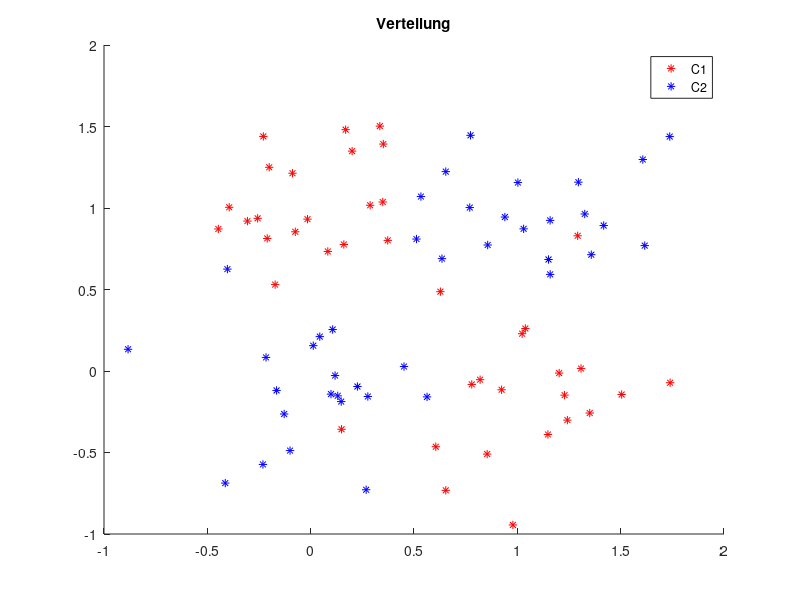

This figure's MATLAB source:
#! /usr/bin/octave -qf


#global DATA = [
#-1 -1 -1
#2 2 1
#-3 -3 -1
#1 2 1
#1 3 1
#1 4 1
#];
global DATA = [
1 1
1 3
2 2
3 1
3 3
#####
1 -1
1 -2
1.5 -1.5
2 -1
2 -2
######
-3 1
-3 2
-2.5 1.5
-2 1
-2 2
]


global mu = [0, 1; 1, 0; 0, 0; 1, 1];
global sigma = sqrt(0.1);
global nSampPerClass = 40;

# Generate samples
function _samples = generateSamples()
	global mu;
	global sigma;
	global nSampPerClass;
	_samples = [];
	samplesC1X = [];
	samplesC1Y = [];
	samplesC2X = [];
	samplesC2Y = [];

	subC1 = [[], []; [], []];
	subC2 = [[], []; [], []];
	for p = 1:2
		for d = 1:2
			myMu = mu(p, d);
			for s = 1:nSampPerClass
				subC1(p, d, s) = myMu + sigma*randn;
			endfor
		endfor
	endfor
	for p = 1:2
		for d = 1:2
			myMu = mu(2+p, d);
			for s = 1:nSampPerClass
				subC2(p, d, s) = myMu + sigma*randn;
			endfor
		endfor
	endfor

	for s = 1:nSampPerClass
		ci = 1 + mod(s, 2);
		x = subC1(ci, 1, s);
		y = subC1(ci, 2, s);
		samplesC1X(end+1) = x;
		samplesC1Y(end+1) = y;
	endfor

	for s = 1:nSampPerClass
		ci = 1 + mod(s, 2);
		x = subC2(ci, 1, s);
		y = subC2(ci, 2, s);
		samplesC2X(end+1) = x;
		samplesC2Y(end+1) = y;
	endfor

	_samples = [samplesC1Y; samplesC1X; samplesC2Y; samplesC2X];
endfunction

mySamples = generateSamples();

hold on
plot(mySamples(1,:), mySamples(2,:), 'r*');
plot(mySamples(3,:), mySamples(4,:), 'b*');
hold off
title("Verteilung")
legend(["C1"; "C2"]);
print("initial.png", "-dpng")


# measure distance between two data points
function _distance = distance(p1, p2)
	_distance = norm(p1-p2);
endfunction

# convenience function to access a datapoint
function _point = get_point(DATA, index)
	n = length(DATA);
	_point = [DATA(index); DATA(index + n)];
endfunction

# 9.1 k Nearest Neighbors
function _knn = knn(point, k)
	global DATA;
	distances = [];
	n = length(DATA);
	for i = 1:n # iterate over all points
		p2 = get_point(DATA, i); # get current point
		distances = [distances; distance(point, p2), DATA(i + 2 * n)]; # add distance and target of current point
	endfor
	distances = sortrows(distances); # sort rows (by first column -> sort by distance ascending)
	distances(k+1:end,:)=[]; # delete everything except the first k rows
	s = sum(distances, 1); # sum along the cols
	s(:,1) = []; # keep only the +1/-1 sum
	if (s < 0) # evalute the voting
		_knn = -1;
	else
		_knn = 1;
	endif
	
endfunction


# 9.2 Parzen Windows
function _pn = pn(point)


endfunction



# 9.3 RBF Network

function _phi = phi(x, t, sigma)
	_phi = exp(-1 * (x - t)^2 / 2 * sigma^2);
endfunction

# calculate the k centroids
function _centroids = kmeans(k, DATA)
	n = length(DATA);
	# pick random data points as initial centroids
	t = [];
	for i = 1:k
		index = unidrnd(n);
		t = [t, get_point(DATA, index)];
	endfor
	# update cenroids
	for i = 1:(10 * n)
		index = unidrnd(n);
		# choose data point
		x = get_point(DATA, index);

		# determine closest centroid
		distances = [];
		for j = 1:length(t)
			distances = [distances; distance(x, t(:,j)), j];
		endfor
		distances = sortrows(distances);
		jnearest = distances(1,2);
		nearest = t(:,jnearest);

		# update centroid
		nearest = nearest + (1 / n) * (x - nearest);
		t(:,jnearest) = nearest;
	endfor
	_centroids = t;
endfunction

kmeans(3, DATA);
